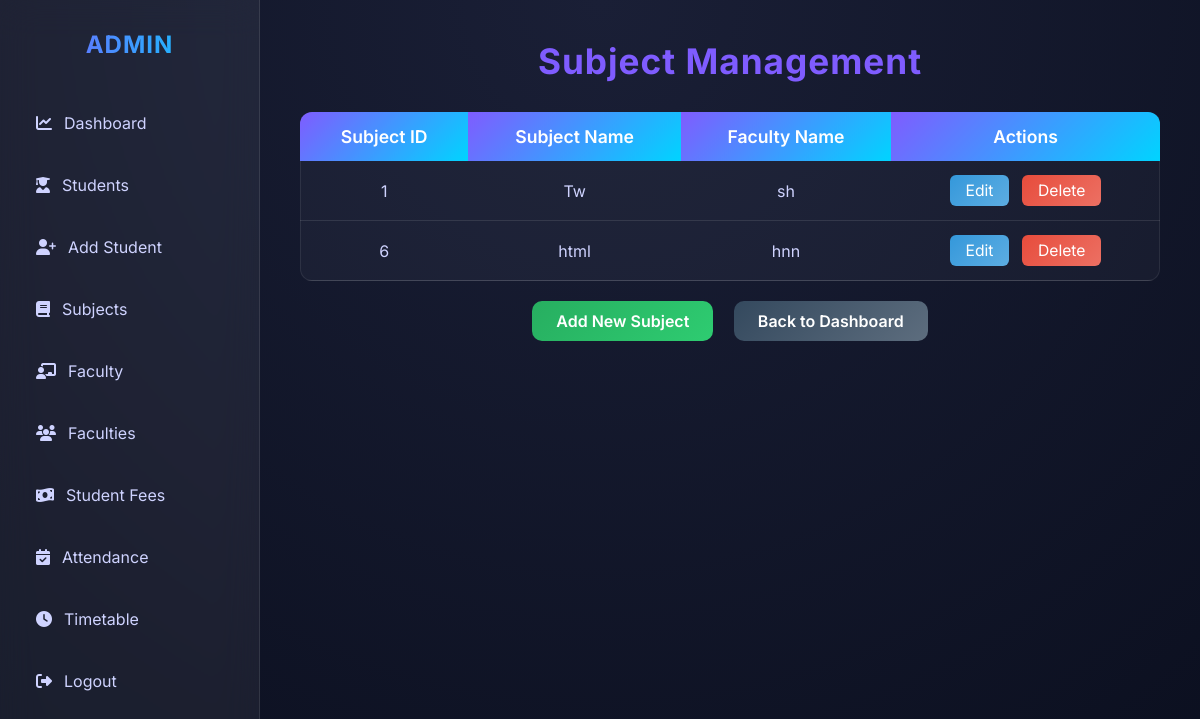
The app's page /course/view/ (signed in) with its own data.
### course/models.py (models this page shows)
class courses(models.Model):
    subject_id = models.CharField(primary_key=True, max_length=10)
    subject_name = models.CharField(max_length=50)
    faculty_name = models.CharField(max_length=60, unique=True)

### STUDENT_MANAGEMENT_SYSTEM/views.py (the view)
# urls.py: path('course/view/', course_view, name='course_view'),
@login_required
@user_passes_test(lambda u: u.is_staff)
def course_view(request):
    course=courses.objects.all()
    data={'course':course}
    return render(request,"course_view.html",data)

### template/course_view.html (shortened to what this page needs)
<!DOCTYPE html>
<html lang="en">
<head>
    <link href="https://cdnjs.cloudflare.com/ajax/libs/font-awesome/6.5.0/css/all.min.css" rel="stylesheet">
</head>
<body>
    <div class="sidebar">
        <h2>ADMIN</h2>
        <ul>
            <li><a href="/admindashboard/"><i class="fas fa-chart-line"></i> Dashboard</a></li>
            <li><a href="{% url 'student_list' %}"><i class="fas fa-user-graduate"></i> Students</a></li>
            <li><a href="{% url 'student_create' %}"><i class="fas fa-user-plus"></i> Add Student</a></li>
            <li><a href="{% url 'course_add' %}"><i class="fas fa-book"></i> Subjects</a></li>
            <li><a href="{% url 'faculty_create' %}"><i class="fas fa-chalkboard-teacher"></i> Faculty</a></li>
            <li><a href="{% url 'faculty_list' %}"><i class="fas fa-users"></i> Faculties</a></li>
            <li><a href="{% url 'student_fees_list' %}"><i class="fas fa-money-bill-wave"></i> Student Fees</a></li>
            <li><a href="{% url 'attendance_list' %}"><i class="fas fa-calendar-check"></i> Attendance</a></li>
            <li><a href="{% url 'timetable' %}"><i class="fas fa-clock"></i> Timetable</a></li>
            <li><a href="{% url 'login' %}"><i class="fas fa-right-from-bracket"></i> Logout</a></li>
        </ul>
    </div>
    <div class="main">
        <h1>Subject Management</h1>
        <table>
            <tr>
                <th>Subject ID</th>
                <th>Subject Name</th>
                <th>Faculty Name</th>
                <th colspan="2">Actions</th>
            </tr>
            {% for course in course %}
            <tr>
                <td>{{ course.subject_id }}</td>
                <td>{{ course.subject_name }}</td>
                <td>{{ course.faculty_name }}</td>
                <td>
                    <a class="action" href="{% url 'course_update' course.subject_id %}">Edit</a>
                    <a class="action delete" href="{% url 'course_delete' course.subject_id %}">Delete</a>
                </td>
            </tr>
            {% endfor %}
        </table>
        <div class="button-container">
            <a href="{% url 'course_add' %}" class="btn">Add New Subject</a>
            <a href="{% url 'admin' %}" class="btn secondary">Back to Dashboard</a>
        </div>
    </div>
</body>
</html>

### template/course_view.html (style rules this page uses)
* { margin: 0; padding: 0; box-sizing: border-box; font-family: "Inter", sans-serif; }
body { min-height: 100vh; background: radial-gradient(circle at top, #1a1f36, #0b0f1f); color: #fff; display: flex; }
.sidebar { width: 260px; padding: 30px 20px; background: rgba(255, 255, 255, 0.06); backdrop-filter: blur(18px); border-right: 1px solid rgba(255,255,255,0.1); position: fixed; height: 100%; }
.sidebar h2 { text-align: center; font-weight: 700; letter-spacing: 1px; margin-bottom: 40px; background: linear-gradient(90deg, #7f5cff, #00d4ff); -webkit-background-clip: text; -webkit-text-fill-color: transparent; }
.sidebar ul { list-style: none; }
.sidebar ul li { margin: 14px 0; }
.sidebar ul li a { display: flex; align-items: center; gap: 12px; padding: 14px 16px; border-radius: 14px; color: #cfd3ff; text-decoration: none; transition: 0.4s; }
.main { margin-left: 260px; padding: 40px; width: 100%; }
h1 { text-align: center; color: #7f5cff; margin-bottom: 30px; font-size: 2.2em; letter-spacing: 1px; }
table { width: 100%; max-width: 1200px; margin: 0 auto; border-collapse: collapse; background: rgba(255, 255, 255, 0.03); box-shadow: inset 0 0 0 1px rgba(255,255,255,0.08); border-radius: 12px; overflow: hidden; }
th, td { padding: 14px 18px; text-align: center; }
th { background: linear-gradient(135deg, #7f5cff, #00d4ff); color: #fff; font-weight: 600; font-size: 1.1em; }
td { color: #cfd3ff; border-bottom: 1px solid rgba(255,255,255,0.1); }
a.action { display: inline-block; padding: 6px 16px; margin: 0 4px; text-decoration: none; color: #fff; background: linear-gradient(135deg, #3498db, #5dade2); border-radius: 6px; font-size: 0.98em; transition: 0.3s; }
a.action.delete { background: linear-gradient(135deg, #e74c3c, #ec7063); }
.button-container { text-align: center; margin-top: 20px; }
.btn { display: inline-block; padding: 10px 24px; margin: 0 8px; background: linear-gradient(135deg, #27ae60, #2ecc71); color: #fff; border-radius: 10px; text-decoration: none; font-weight: 600; transition: 0.3s; }
.btn.secondary { background: linear-gradient(135deg, #34495e, #5d6d7e); }

### records on screen
courses: subject_id "1", subject_name "Tw", faculty_name "sh"
courses: subject_id "6", subject_name "html", faculty_name "hnn"
